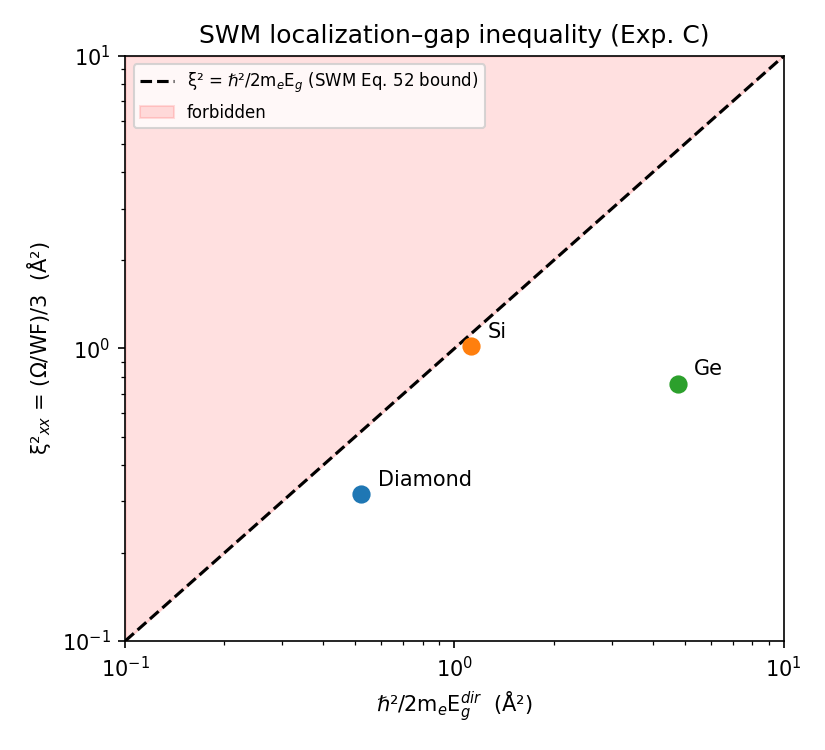

This figure's Python source:
"""
実験C: SWM 不等式 ξ² ≤ ℏ²/(2m_e E_g) の飽和度マップ

背景 (memo_kohn_resta_swm_lineage.md §6.3 気付き⑥):
  SWM (2000) Eq. 52 は局在長の上界を光学ギャップで縛る。
  Paper 1 の δ-E_g 逆相関 (r=-0.86) は、この不等式の「飽和度」の
  系統性として定理の言葉で書き直せるはず。

データ:
  Ω/WF: simulation/wannier_carbon/README.md (2026-04-01, DFT+Wannier90)
  E_g:  実験値（間接・直接の両方で評価。SWM の導出は光学吸収の
        閾値なので、フォノン援用を無視すれば直接ギャップが原典に忠実）

換算 (RS 1999 Eq. 18, 立方晶):
  λ²_xx = Ω_I/(3 m_b)。MLWF 最小化後の絶縁体では Ω_total ≈ Ω_I とみなし
  ξ²_xx ≈ (Ω_total/num_wann)/3 = (Ω/WF)/3
"""
import json

HBAR2_2ME = 3.8100  # eV·Å²

# system: (Ω/WF [Å²], E_g indirect [eV], E_g direct [eV])
DATA = {
    "Diamond":  (0.954, 5.47, 7.3),
    "Si":       (3.049, 1.12, 3.4),
    "Ge":       (2.275, 0.66, 0.80),
    "Graphite": (6.375, 0.0, 0.0),   # semimetal: 上界∞、不等式は自明
    "K":        (3.748, 0.0, 0.0),   # metal: 同上
}

print("=== 実験C: SWM Eq. 52 飽和度マップ ===")
print(f"ξ²_xx ≈ (Ω/WF)/3,  上界 = ℏ²/2m_eE_g = {HBAR2_2ME}/E_g [Å²]")
print(f"\n{'System':<10} {'ξ²_xx':>7} {'E_g^ind':>8} {'E_g^dir':>8} "
      f"{'上界(dir)':>10} {'飽和度(ind)':>11} {'飽和度(dir)':>11}")
results = {}
for name, (om, egi, egd) in DATA.items():
    xi2 = om / 3
    if egd > 0:
        bound_d = HBAR2_2ME / egd
        s_ind = xi2 * egi / HBAR2_2ME
        s_dir = xi2 * egd / HBAR2_2ME
        ok = "✓" if s_dir <= 1 else "✗ 破れ!"
        print(f"{name:<10} {xi2:>7.3f} {egi:>8.2f} {egd:>8.2f} "
              f"{bound_d:>10.3f} {s_ind:>11.3f} {s_dir:>11.3f}  {ok}")
        results[name] = {"xi2_xx_A2": xi2, "Eg_indirect_eV": egi,
                         "Eg_direct_eV": egd, "saturation_indirect": s_ind,
                         "saturation_direct": s_dir, "inequality_holds": s_dir <= 1}
    else:
        print(f"{name:<10} {xi2:>7.3f} {'0 (metal)':>8} {'—':>8} "
              f"{'∞':>10} {'0 (自明)':>11} {'—':>11}")
        results[name] = {"xi2_xx_A2": xi2, "Eg_eV": 0,
                         "note": "metal/semimetal: bound is infinite, inequality trivially holds"}

print("""
解釈:
- 全ての絶縁体・半導体で不等式が成立していれば、Paper 1 の Ω 計算は
  SWM の定理と整合（サニティチェック）。
- 飽和度 s の序列に系統性（例: d 遮蔽の強い Ge で低い）があれば、
  s 自体が新しい記述子候補になる（どこまでギャップ律速か、の測度）。
- 金属側で上界が消えることは「ξ² 発散 = 金属」（脅威0）の言い換え。
""")

with open("exp_C_results.json", "w") as f:
    json.dump({"meta": {"date": "2026-07-04",
                        "formula": "s = xi2_xx * Eg / (hbar^2/2m_e); xi2_xx = (Omega/WF)/3",
                        "hbar2_2me_eVA2": HBAR2_2ME,
                        "omega_source": "simulation/wannier_carbon/README.md"},
               "results": results}, f, indent=2, ensure_ascii=False)
print("保存: exp_C_results.json")

# 図: ξ² vs 上界（両対数、y=x が不等式の境界）
import matplotlib
matplotlib.use("Agg")
import matplotlib.pyplot as plt
fig, ax = plt.subplots(figsize=(5.5, 5))
for name, (om, egi, egd) in DATA.items():
    if egd > 0:
        ax.scatter(HBAR2_2ME / egd, om / 3, s=60, zorder=3)
        ax.annotate(name, (HBAR2_2ME / egd, om / 3),
                    textcoords="offset points", xytext=(8, 4))
lims = [0.1, 10]
ax.plot(lims, lims, "k--", label="ξ² = ℏ²/2m$_e$E$_g$ (SWM Eq. 52 bound)")
ax.fill_between(lims, lims, [lims[1]] * 2, alpha=0.12, color="red",
                label="forbidden")
ax.set_xscale("log"); ax.set_yscale("log")
ax.set_xlim(lims); ax.set_ylim(lims)
ax.set_xlabel("ℏ²/2m$_e$E$_g^{dir}$  (Å²)")
ax.set_ylabel("ξ²$_{xx}$ = (Ω/WF)/3  (Å²)")
ax.set_title("SWM localization–gap inequality (Exp. C)")
ax.legend(loc="upper left", fontsize=8)
fig.tight_layout()
fig.savefig("exp_C_saturation.png", dpi=150)
print("保存: exp_C_saturation.png")
